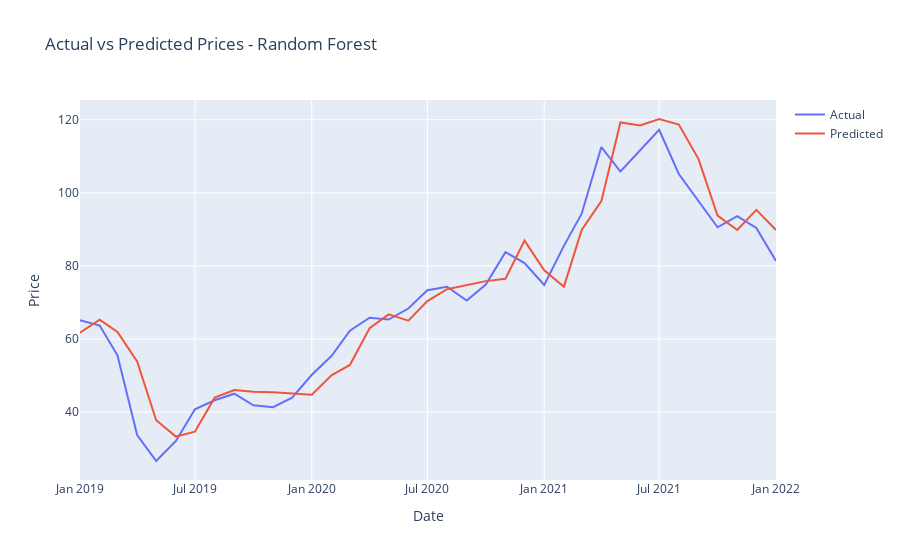

Source (notebook cell):
### Markdown cell above
13. **Visualizing the Results**: The actual and predicted prices are plotted over time.

### Code cell
#%%

# Plot the actual vs predicted prices
fig = go.Figure()
fig.add_trace(go.Scatter(x=test.index, y=test_data_timesteps[:,[timesteps-1]].flatten(), mode='lines', name='Actual'))
fig.add_trace(go.Scatter(x=test.index, y=rf_predictions, mode='lines', name='Predicted'))
fig.update_layout(title='Actual vs Predicted Prices - Random Forest',
                  xaxis_title='Date',
                  yaxis_title='Price')
fig.show()
